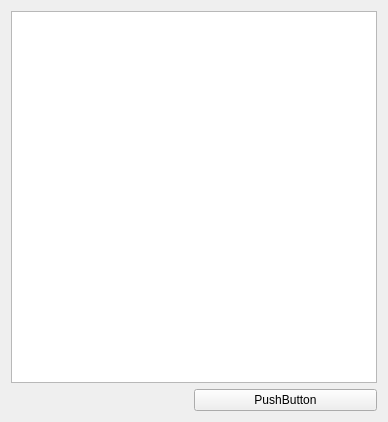
<?xml version="1.0" encoding="UTF-8"?>
<ui version="4.0">
 <class>Import</class>
 <widget class="QWidget" name="Import">
  <property name="geometry">
   <rect>
    <x>0</x>
    <y>0</y>
    <width>388</width>
    <height>422</height>
   </rect>
  </property>
  <property name="windowTitle">
   <string>Form</string>
  </property>
  <layout class="QGridLayout" name="gridLayout">
   <item row="0" column="0">
    <widget class="QListWidget" name="listWidget"/>
   </item>
   <item row="1" column="0">
    <layout class="QHBoxLayout" name="horizontalLayout">
     <item>
      <spacer name="horizontalSpacer">
       <property name="orientation">
        <enum>Qt::Horizontal</enum>
       </property>
       <property name="sizeHint" stdset="0">
        <size>
         <width>40</width>
         <height>20</height>
        </size>
       </property>
      </spacer>
     </item>
     <item>
      <widget class="QPushButton" name="pushButton">
       <property name="sizePolicy">
        <sizepolicy hsizetype="Expanding" vsizetype="Fixed">
         <horstretch>0</horstretch>
         <verstretch>0</verstretch>
        </sizepolicy>
       </property>
       <property name="text">
        <string>PushButton</string>
       </property>
      </widget>
     </item>
    </layout>
   </item>
  </layout>
 </widget>
 <resources/>
 <connections/>
</ui>
